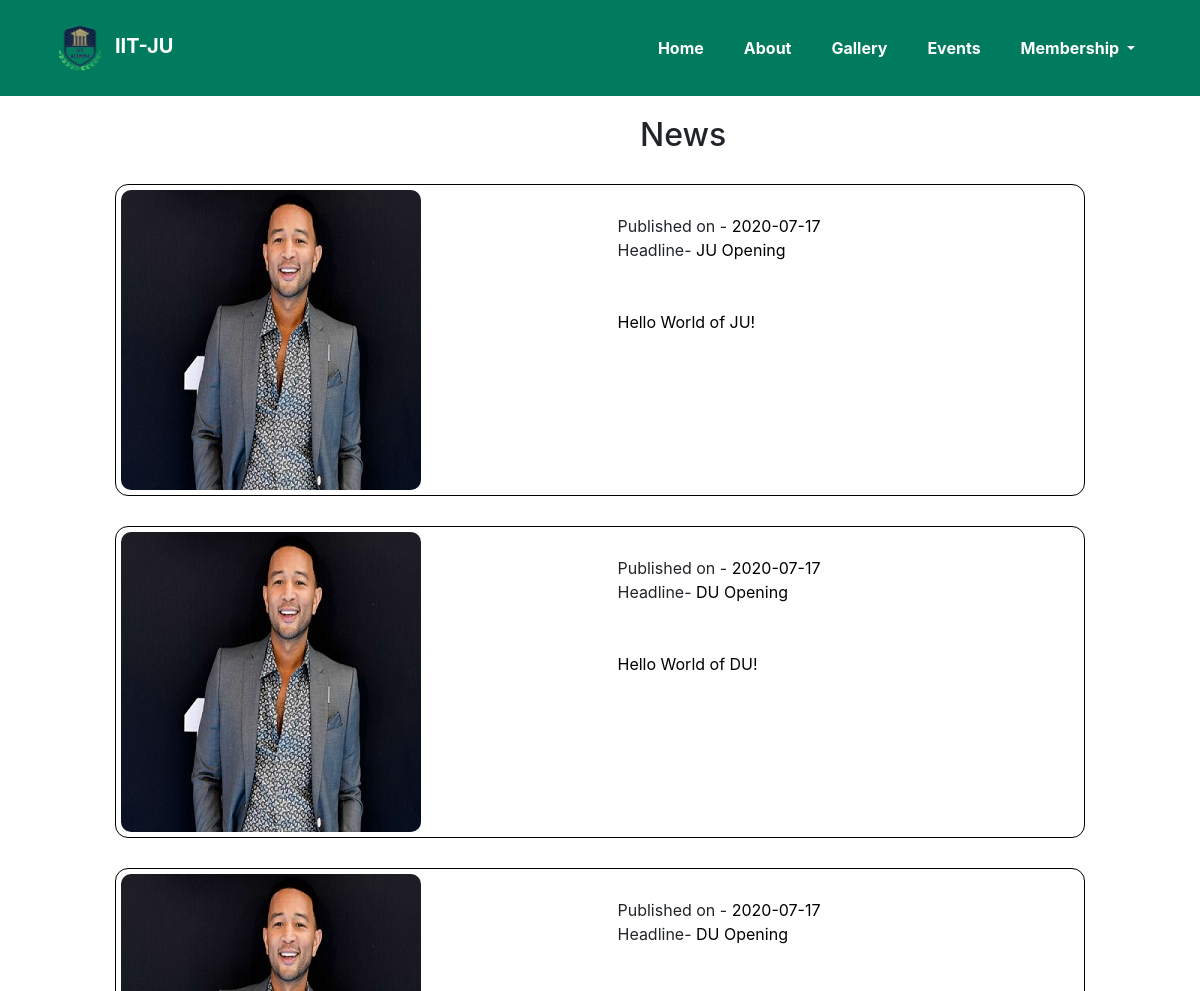
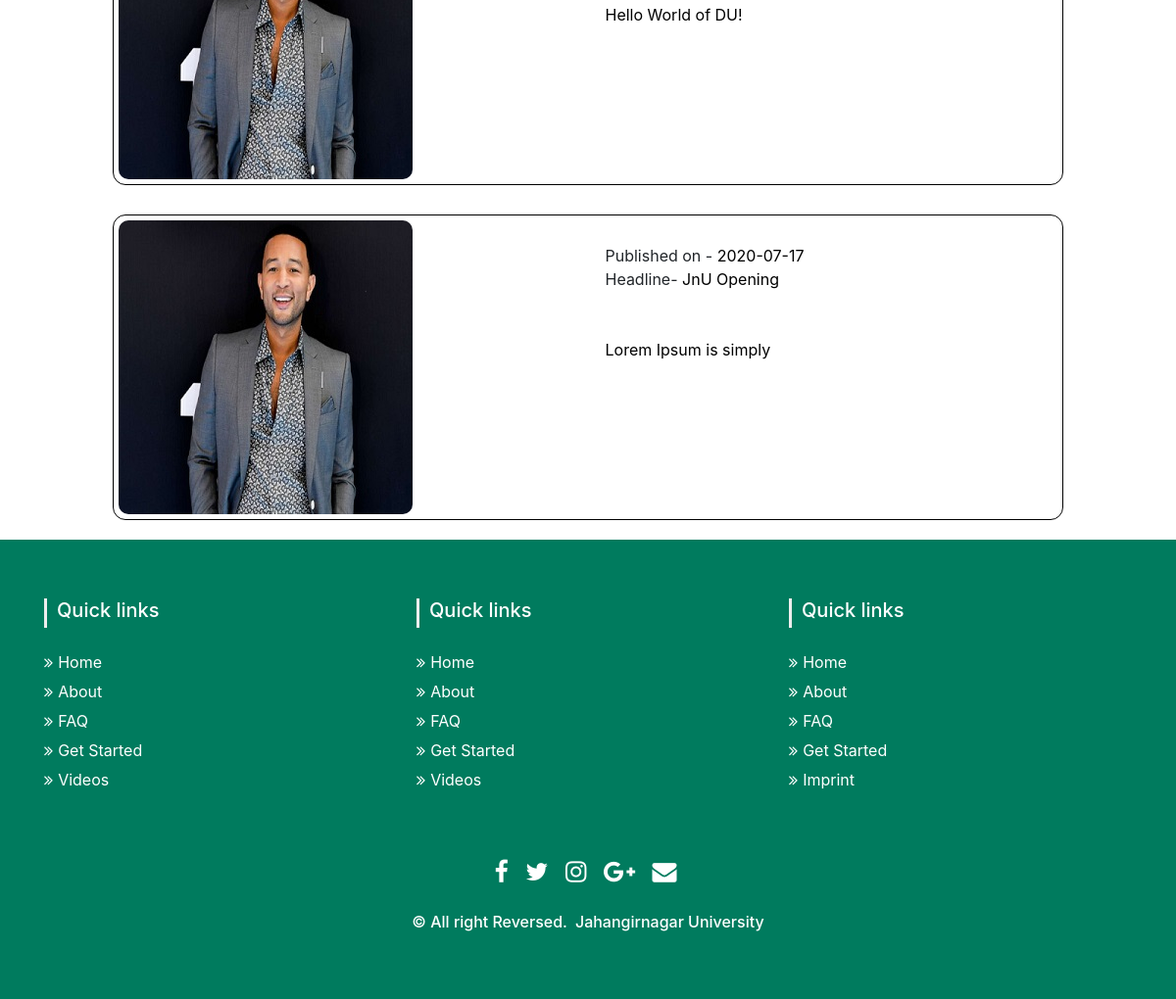
Page /show_News.php on the earlier database version (2 pictures, top to bottom).
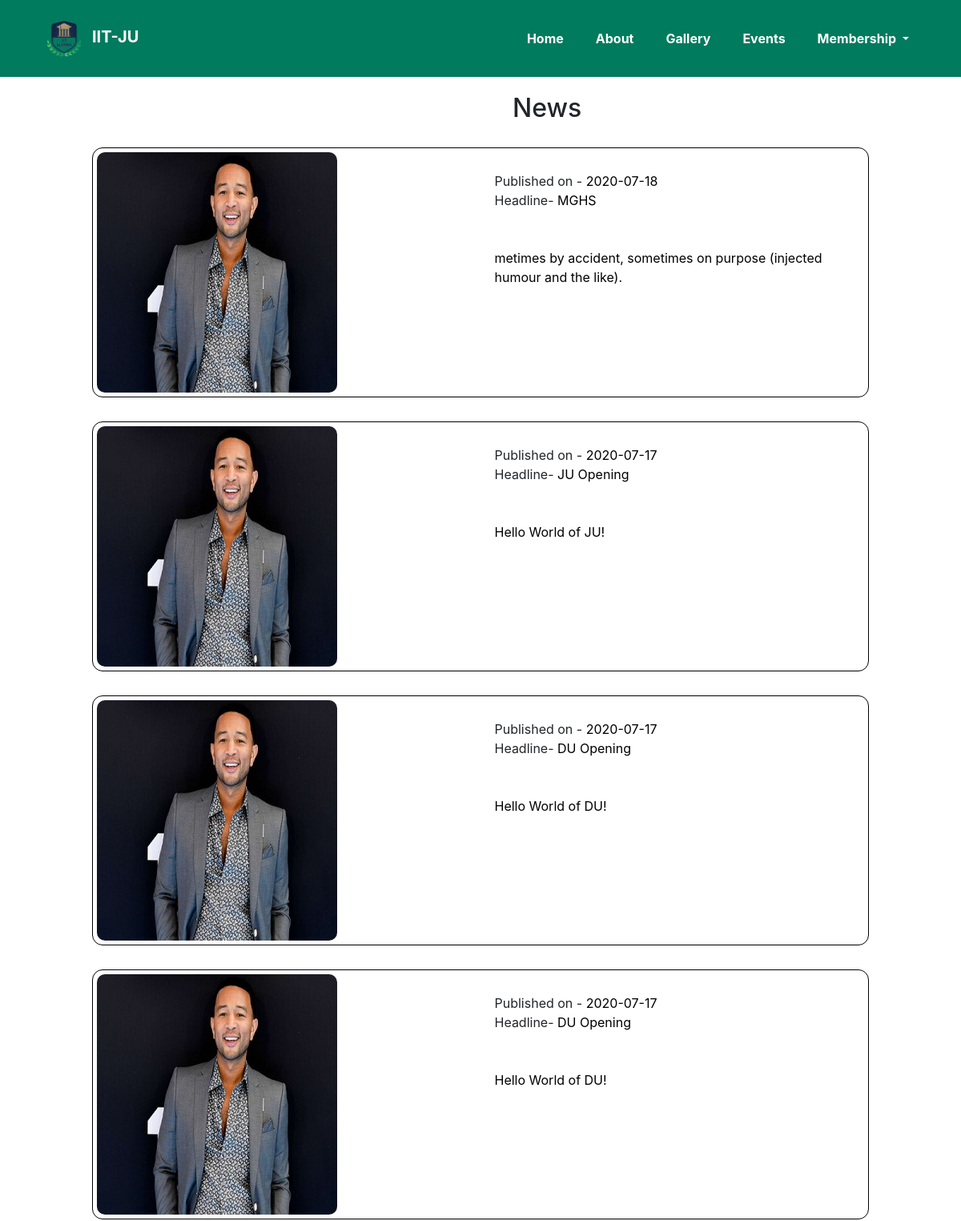
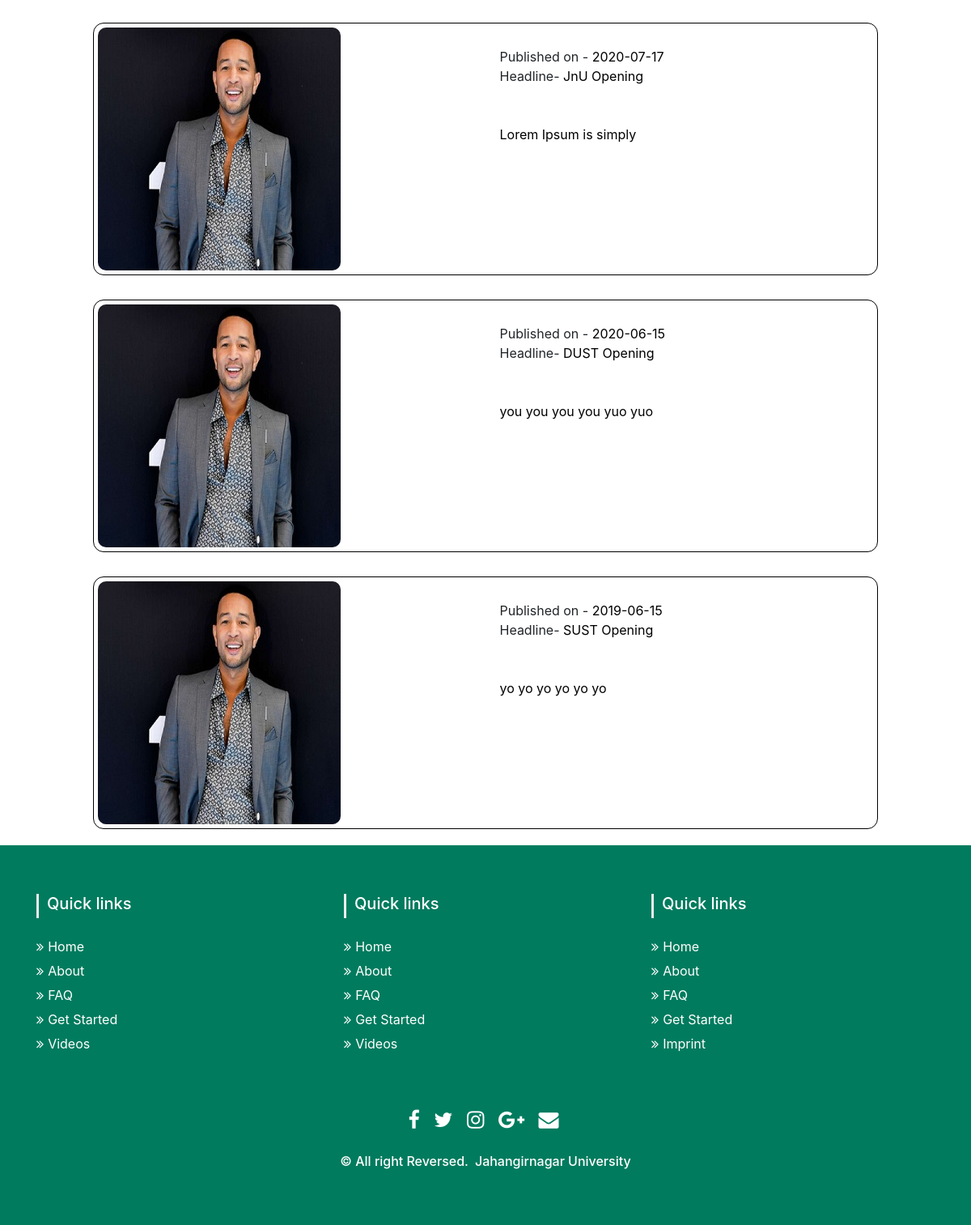
Same page on the later database version (2 pictures, top to bottom).
### tables this page shows
CREATE TABLE `news` (
  `id` int(11) NOT NULL,
  `details` mediumtext NOT NULL,
  `headline` text NOT NULL,
  `date` date NOT NULL,
  `image` varchar(255) DEFAULT NULL,
  `created` datetime(6) DEFAULT NULL,
  `updated` datetime(6) DEFAULT NULL
);

### show_News.php (the view, shortened to what this page needs)
<!DOCTYPE html>
<html lang="en">
<head>
    <link rel="stylesheet" href="https://maxcdn.bootstrapcdn.com/bootstrap/4.5.0/css/bootstrap.min.css" />
    <link rel="stylesheet" href="css/profile.css" />
    <link rel="stylesheet" href="https://cdnjs.cloudflare.com/ajax/libs/font-awesome/4.7.0/css/font-awesome.css" />
    <link rel="stylesheet" href="css/style.css">
</head>
<body>
    <?php
    $hostname = "localhost";
    $username = "root";
    $password = "";
    $dbname = "alumni";
    $link = mysqli_connect($hostname, $username, $password, $dbname);
    $sql = "Select * from news ORDER BY date DESC";
    $newsInfo = mysqli_query($link, $sql);
    ?>
    <section>
        <?php include('layout/header.php'); ?>
    </section>
     <?php
            if($newsInfo){
                ?>
                <h2 style="margin-left:640px; margin-top:20px;">News</h2>
                <?php
                while($row = mysqli_fetch_row($newsInfo)){
                    $details = $row[1];
                    $headline = $row[2];
                    $date = $row[3];
                    $image = $row[4];
                    ?>
                    <div class="container main_info_area" style="width:1000px;margin-bottom:20px">
                        <div class="user_information">
                           <div class="row">
                               <div class="col-md-6">
                                   <img style="border-radius:10px" class="user_image" src="news_Img//<?php echo $image; ?>">
                               </div>
                                <div class="col-md-6">
                                    <br>
                                    Published on -<a style="text-decoration:none;color:black" href="#"> <?php  echo $date; ?> </a><br>
                                    Headline- <a style="text-decoration:none;color:black" href="#"> <?php  echo $headline; ?> </a><br>
                                    <br><br><a style="text-decoration:none;color:black" href="#"> <?php  echo $details; ?> </a><br>
                                </div>
                            </div>
                        </div>
                    </div>
            <?php
                }
            }
            ?>
    <section>
        <?php include('layout/footer.php') ?>
    </section>
</body>
</html>

### layout/header.php (shortened to what this page needs)
<nav class="navbar navbar-expand-lg navbar-dark bg-light">
    <div class="container">
        <a class="navbar-brand font-weight-bold" href="index.php"><img src="image/alumni.png" alt="">IIT-JU</a>
        <div class="collapse navbar-collapse" id="navbarSupportedContent">
            <ul class="navbar-nav ml-auto">
                <li class="nav-item active">
                    <a class="nav-link" href="index.php">Home <span class="sr-only">(current)</span></a>
                </li>
                <li class="nav-item">
                    <a class="nav-link" href="#">About</a>
                </li>
                <li class="nav-item">
                    <a class="nav-link" href="gallery.php">Gallery</a>
                </li>
                <li class="nav-item">
                    <a class="nav-link" href="events.php">Events</a>
                </li>
                <li class="nav-item dropdown">
                    <a class="nav-link dropdown-toggle" href="#" id="navbarDropdown" role="button"
                        data-toggle="dropdown" aria-haspopup="true" aria-expanded="false">
                        Membership
                    </a>
                </li>
            </ul>
        </div>
    </div>
</nav>

### layout/footer.php (shortened to what this page needs)
<section id="footer">
    <div class="container">
        <div class="row text-center text-xs-center text-sm-left text-md-left">
            <div class="col-xs-12 col-sm-4 col-md-4">
                <h5>Quick links</h5>
                <ul class="list-unstyled quick-links">
                    <li><a href="#"><i class="fa fa-angle-double-right"></i>Home</a></li>
                    <li><a href="#"><i class="fa fa-angle-double-right"></i>About</a></li>
                    <li><a href="#"><i class="fa fa-angle-double-right"></i>FAQ</a></li>
                    <li><a href="#"><i class="fa fa-angle-double-right"></i>Get
                            Started</a></li>
                    <li><a href="#"><i class="fa fa-angle-double-right"></i>Videos</a></li>
                </ul>
            </div>
            <div class="col-xs-12 col-sm-4 col-md-4">
                <h5>Quick links</h5>
                <ul class="list-unstyled quick-links">
                    <li><a href="#"><i class="fa fa-angle-double-right"></i>Home</a></li>
                    <li><a href="#"><i class="fa fa-angle-double-right"></i>About</a></li>
                    <li><a href="#"><i class="fa fa-angle-double-right"></i>FAQ</a></li>
                    <li><a href="#"><i class="fa fa-angle-double-right"></i>Get
                            Started</a></li>
                    <li><a href="#"><i class="fa fa-angle-double-right"></i>Videos</a></li>
                </ul>
            </div>
            <div class="col-xs-12 col-sm-4 col-md-4">
                <h5>Quick links</h5>
                <ul class="list-unstyled quick-links">
                    <li><a href="#"><i class="fa fa-angle-double-right"></i>Home</a></li>
                    <li><a href="#"><i class="fa fa-angle-double-right"></i>About</a></li>
                    <li><a href="#"><i class="fa fa-angle-double-right"></i>FAQ</a></li>
                    <li><a href="#"><i class="fa fa-angle-double-right"></i>Get
                            Started</a></li>
                    <li><a href="https://wwwe.sunlimetech.com" title="Design and developed by"><i
                                class="fa fa-angle-double-right"></i>Imprint</a></li>
                </ul>
            </div>
        </div>
        <div class="row">
            <div class="col-xs-12 col-sm-12 col-md-12 mt-2 mt-sm-5">
                <ul class="list-unstyled list-inline social text-center">
                    <li class="list-inline-item"><a href="#"><i class="fa fa-facebook"></i></a></li>
                    <li class="list-inline-item"><a href="#"><i class="fa fa-twitter"></i></a></li>
                    <li class="list-inline-item"><a href="#"><i class="fa fa-instagram"></i></a></li>
                    <li class="list-inline-item"><a href="#"><i class="fa fa-google-plus"></i></a></li>
                    <li class="list-inline-item"><a href="#" target="_blank"><i class="fa fa-envelope"></i></a></li>
                </ul>
            </div>
        </div>
        <div class="row">
            <div class="col-xs-12 col-sm-12 col-md-12 mt-2 mt-sm-2 text-center text-white">
                <p class="h6">© All right Reversed.<a class="text-green ml-2" href="#" target="_blank">Jahangirnagar
                        University</a></p>
            </div>
        </div>
    </div>
</section>

### css/profile.css (style rules this page uses)
.user_image { border-radius: 50%; }
.user_information { border: 1px solid black; border-radius: 13px; padding: 5px 0; padding-left: 5px; }
.main_info_area { margin-top: 30px; }

### css/style.css (style rules this page uses)
* { margin: 0; padding: 0; }
.navbar-brand img { width: 70px; }
.navbar { background-color: #007b5e !important; }
.navbar-nav li { padding: 0 10px; }
.navbar-nav li a { color: #ffffff !important; font-weight: bold; border: 2px solid #007b5e; transition: 0.7s; }
#footer { padding: 60px 0; background: #007b5e !important; }
#footer h5 { padding-left: 10px; border-left: 3px solid #eeeeee; padding-bottom: 6px; margin-bottom: 20px; color: #ffffff; }
#footer a { color: #ffffff; text-decoration: none !important; background-color: transparent; -webkit-text-decoration-skip: objects; }
#footer ul.social li { padding: 3px 0; }
#footer ul.social li a i { margin-right: 5px; font-size: 25px; -webkit-transition: .5s all ease; -moz-transition: .5s all ease; transition: .5s all ease; }
#footer ul.social li a, #footer ul.quick-links li a { color: #ffffff; }
#footer ul.quick-links li { padding: 3px 0; -webkit-transition: .5s all ease; -moz-transition: .5s all ease; transition: .5s all ease; }
#footer ul.quick-links li a i { margin-right: 5px; }

Differences in the rows shown:
added news: image (picture), date "2020-07-18", headline "MGHS", details "metimes by accident, sometimes on purpose (injected humour and the like)."
added news: image (picture), date "2020-06-15", headline "DUST Opening", details "you you you you yuo yuo"
added news: image (picture), date "2019-06-15", headline "SUST Opening", details "yo yo yo yo yo yo"
